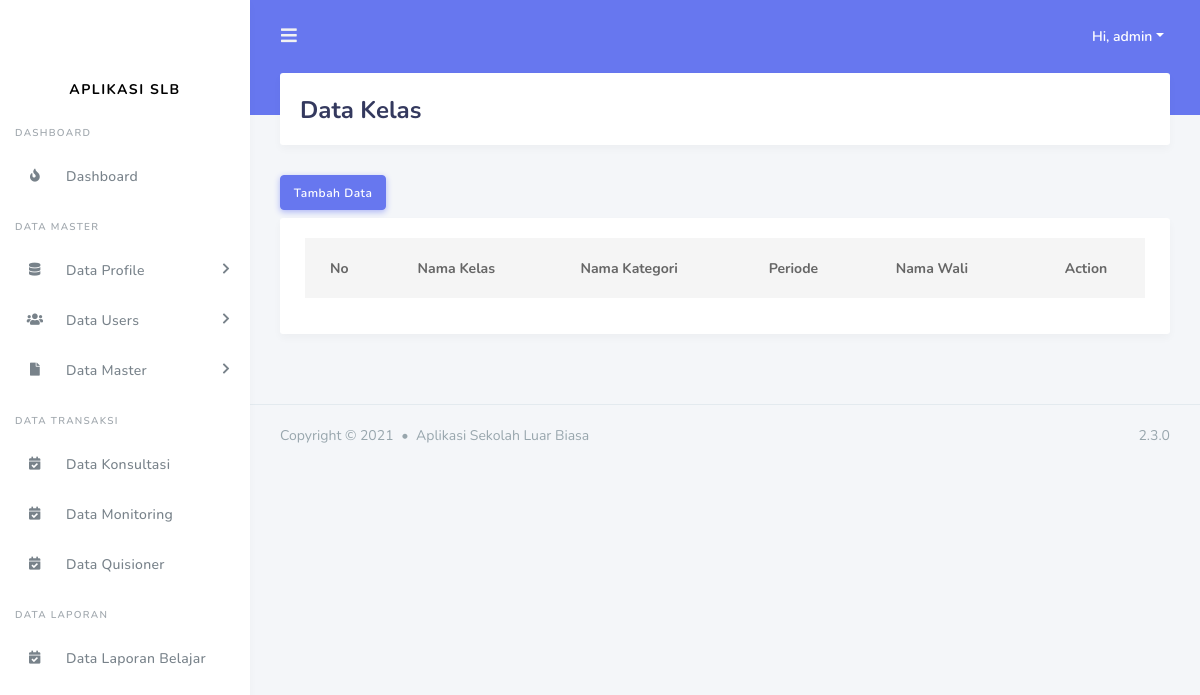
The app's page /admin/data_kelas.php (signed in), older data.
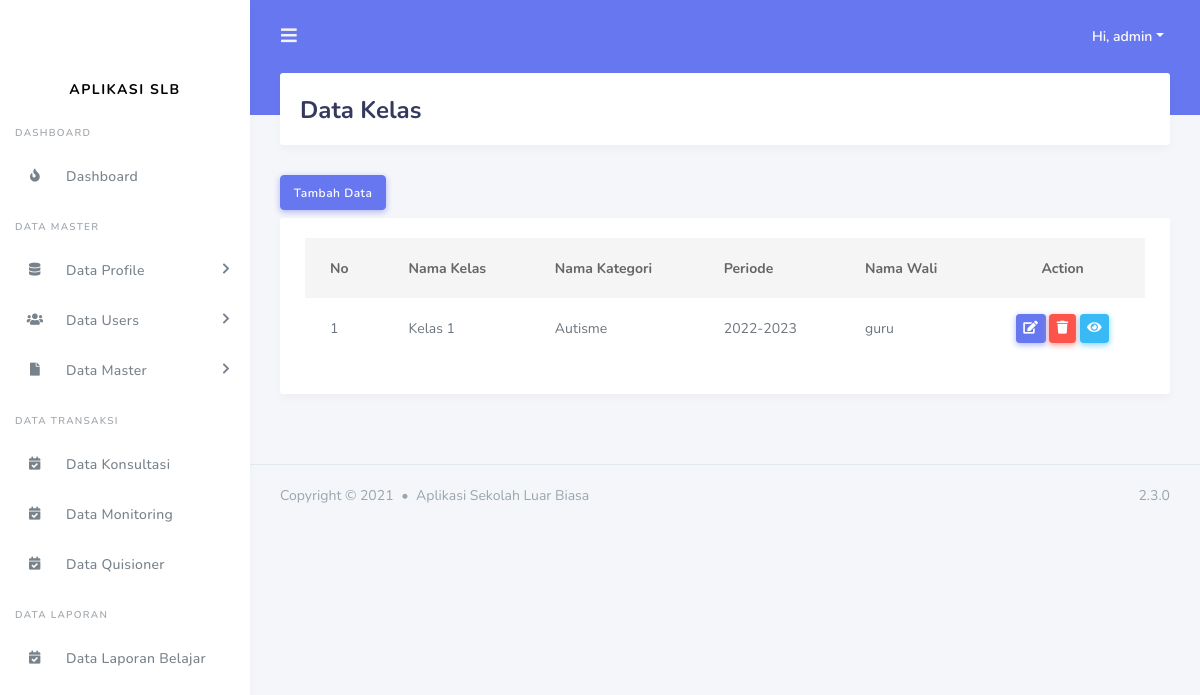
The same page, newer data.
### tables this page shows
CREATE TABLE `tbl_kelas` (
  `id_kelas` int(11) NOT NULL,
  `id_kategori` int(11) NOT NULL,
  `nama_kelas` varchar(255) NOT NULL,
  `id_periode` int(11) NOT NULL,
  `id_users` int(11) NOT NULL
);

CREATE TABLE `tbl_kategori` (
  `id_kategori` int(11) NOT NULL,
  `nama_kategori` varchar(255) DEFAULT NULL
);

CREATE TABLE `tbl_periode` (
  `id_periode` int(11) NOT NULL,
  `periode` varchar(255) DEFAULT NULL
);

CREATE TABLE `tbl_users` (
  `id_users` int(11) NOT NULL,
  `nama_users` varchar(255) DEFAULT NULL,
  `alamat_users` varchar(255) DEFAULT NULL,
  `email_users` varchar(200) DEFAULT NULL,
  `no_telp_users` varchar(15) DEFAULT NULL,
  `hak_akses` enum('kepala sekolah','admin','guru') DEFAULT NULL,
  `username` varchar(255) DEFAULT NULL,
  `password` varchar(255) DEFAULT NULL,
  `status` enum('aktiv','non-aktiv') DEFAULT NULL
);

### include/koneksi.php (called while the page is built, shortened)
<?php
$base_url = "http://localhost/aplikasi_slb/";
?>

### admin/data_kelas.php (the view, shortened to what this page needs)
<?php
include('../include/koneksi.php');
include('../template/header.php');
include('../template/sidebar.php');
?>
<div class="main-content">
  <section class="section">
    <div class="section-header">
      <h1>Data Kelas</h1>
    </div>
    <button type="button" class="btn btn-primary mb-2" data-toggle="modal" data-target="#tambahdata">
      Tambah Data
    </button>
    <div class="section-body">
      <div class="card table-responsive">
        <div class="card-body ">
            <table class="table table-hover" id="data_tabel">
            <thead>
              <tr>
                <th>No</th>
                <th>Nama Kelas</th>
                <th>Nama Kategori</th>
                <th>Periode</th>
                <th>Nama Wali</th>
                <th class ="text-center">Action</th>
              </tr>
            </thead>
            <tbody>
              <?php
                    $query = "SELECT * FROM tbl_kelas tk INNER JOIN tbl_kategori tkg ON tk.id_kategori = tkg.id_kategori INNER JOIN tbl_users tu on tu.id_users = tk.id_users INNER JOIN tbl_periode tp on tp.id_periode = tk.id_periode ";
                    $result_tasks = mysqli_query($conn, $query);
                    $no = 1;
                    while($row = mysqli_fetch_assoc($result_tasks)) { ?>
                <tr>
                  <td><?= $no++ ?></td>
                  <td><?= $row['nama_kelas']?></td>
                  <td><?= $row['nama_kategori']?></td>
                  <td><?= $row['periode']?></td>
                  <td><?= $row['nama_users']?></td>
                  <td class ="text-center">
                    <button type="button" class="btn btn-primary btn-sm" data-toggle="modal" data-target="#updatedata<?= $row['id_kelas'] ?>">
                      <i class="fas fa-edit"></i>
                    </button>
                    <a href="<?= $base_url ?>proses_admin/data_kelas/delete.php?id=<?= $row['id_kelas'] ?>" class="btn btn-danger btn-sm"><i class="fas fa-trash"></i></a>
                    <a href="<?= $base_url ?>admin/data_detail_kelas.php?id=<?= $row['id_kelas'] ?>" class="btn btn-info btn-sm"><i class="fas fa-eye"></i></a>
                  </td>
                </tr>
              <?php } ?>
            </tbody>
          </table>
        </div>
      </div>
    </div>
  </section>
</div>
<?php include('../template/footer.php'); ?>

Row changes from the older to the newer data that the page shows:
now on this page (row edited): tbl_kelas: nama_kelas "Kelas 1", id_kategori.nama_kategori "Autisme", id_periode.periode "2022-2023", id_users.nama_users "guru"
